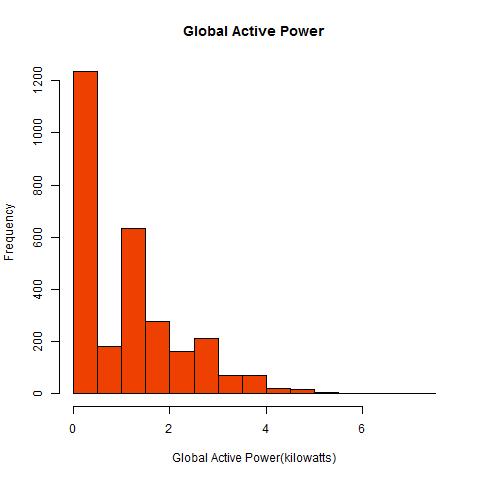

Write R code to recreate this figure.
png("plot1.png",width = 480, height = 480)
hist(data[,3], c= "orangered2", freq = T, main = "Global Active Power", xlab = "Global Active Power(kilowatts)")
dev.off()